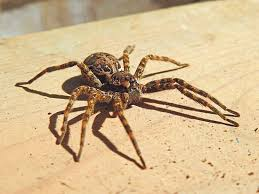
#> input picture homeworks/HW03/seminars/S02/data/img.jpg, 259 x 194 px
$ jupyter execute --allow-errors S02-extra-03-image-basics.ipynb   (older library calls are emulated)
#> lines starting #> are read from the running program, lines starting #| are printed output that depends on the picture
# Обработка изображений

Примерно 80% всей осознанной информации человек получает через глаза. Мы __видим__ и запоминаем окружающий мир, разные объекты в нем.  Компьютер отличается от человека, но ему тоже надо как-то хранить и обрабатывать то, что мы видим. Для этого в компьютерах используются __изображения__. Люди придумали много способов (форматов) для хранения изображений, но самый распространенный среди них это RGB-представление.

Для компьютера изображение представляется как набор из __трех__ числовых матриц одинакового размера. Одна отвечает за красный цвет R (red), другая за зеленый G (green)  и третья за синий B (blue).

А как же другие цвета? Этого достаточно. Наш глаз не совершенен, его легко обмануть. Если поместить три источника света - красного, зеленого и синего - очень близко друг к другу, то мы не заметим эти отдельные цвета, а будем видеть один цвет, который зависит от того, в каком соотношении между собой сила света от трех источников. Если они светятся одинаково сильно и максимально ярко - мы увидим белый цвет. Если недостаточно ярко - серый. Если красный и зеленый светятся одинаково сильно и максимально ярко, а синий вообще не светится - мы увидим желтый цвет. Все цвета, доступные глазу, можно получить изменяя яркость свечения этих трех источников - красного, зеленого, синего. Чтобы это сработало источники света должны быть близко друг к другу, посмотрите через лупу на ваш монитор, увидите там много-много таких маленьких, близких источников света (форма и расположение их могут быть разными, главное что они маленькие и близко расположены).

Итак, изображение это набор матриц, отвечающих за силу света трех источников RGB.

Принято, что силу света (значение в матрице) каждого *пикселя* - элемента матрицы - указывают в целых числах от 0 до 255. Часто также используется представление значений в дробном виде в диапазоне (0, 1), если потребуется, мы это отдельно укажем. Всего в таком представлении можно сделать 256 * 256 * 256 = 16 777 216 разных цветов, чего для человека предостаточно.

Если изображение не цветное, а серое, то все три матрицы будут одинаковыми и достаточно хранить и обрабатывать лишь одну из них.

Сегодня мы будем учиться работать с изображениями. В питоне это можно сделать при помощи разных библиотек. Для начала научимся использовать ту, что считается стандартной.

## 1. Библиотека `PIL` (Python Imaging Library)

Библиотека [`PIL`](https://pillow.readthedocs.io/en/stable/)  (Pillow) предназначена для работы с изображениями, предоставляет множество удобных функций для работы с ними.  Документация

Модуль `Image` этой библиотеки позволяет открывать, обрабатывать и отображать изображения.

Для открытия (чтения с диска) изображения используем команду `open()`, которой указываем путь и название файла.

```img = Image.open('path/to/file.png')```

Отобразить изображение в отдельном окне можно с помощью команды `show()`

*Из-за особенностей работы Jupyter Notebook работа не продолжится, пока вы не закроете окно с изображением.* Если это раздражает - закомментируйте строчки с вызовом функции `.show()`

Подключим библиотеку, откроем изображение и отобразим его.

[cell 1]
from pathlib import Path

data_dir = Path('..') / 'data'

[cell 2]
from PIL import Image # подключим библиотеку

image = Image.open(data_dir / 'img.jpg') # откроем изображение
#> image is the input picture: PIL image 259x194 RGB; mean R, G, B 210.2, 183.9, 143.3
image.show() # отобразим в отдельном окне !!!! НЕ ЗАБУДЬТЕ ЗАКРЫТЬ ОКНО ЧТОБЫ ПРОДОЛЖИТЬ !!!
image # отобразим в ноутбуке

__Разделим__ изображение на 3 части (их еще называют цветовыми каналами), отвечающие за RGB цвета с помощью команды `split()`. Получим три серых изображения.

[cell 3]
r, g, b = image.split()
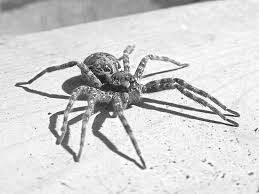
#> r: PIL image 259x194 L; min 8, max 255, mean 210.2
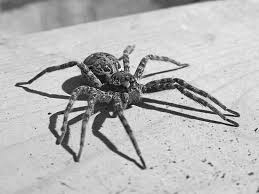
#> g: PIL image 259x194 L; min 0, max 252, mean 183.9
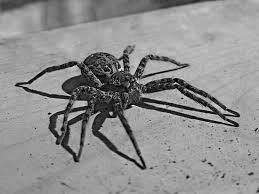
#> b: PIL image 259x194 L; min 0, max 234, mean 143.3

[cell 4]
# Красный канал
r.show()
r

[cell 5]
# Зеленый канал
g.show()
g

[cell 6]
# Синий канал
b.show()
b

Посчитать __гистограмму__ цветов, т.е. сколько пикселей каждого значения (помним что всего возможно 256 разных значений) присутствует в изображении можно командой `histogram()`. Она считает гистограмму отдельно для каждого канала R, G и B. Гистограмма бывает полезной для корректирования цветов.

[cell 7]
histogram = image.histogram()
#> histogram = 768 values, max 2191 at index 236, min 0 at index 0, mean 196.3
print(len(histogram)) # 768 = 3*256 элементов
#| 768
histogram # раскомментируйте, если хотите посмотреть на сами числа
#> Out has the same summary as histogram

__Узнать информацию__ об изображении, если она есть, можно командой  `_getexif()`

[cell 8]
exif = image._getexif() # информация об изображении

Можно __обрезать__ изображение командой `crop()`.

Нужно открыть изображение, после чего вызвать метод `crop()`. Передаем координаты (x,y) углов окошка, которым будем обрезать (x1, y1, x2, y2).

В Pillow первый пиксель (номер 0) расположен верху слева. С увеличением значения x идет смещение вправо. С увеличением значения y идет смещение вниз. Последний пиксель - это правый нижний.

__Сохранить__ изображение можно командой `save()`

[cell 9]
from PIL import Image #

image = Image.open(data_dir / 'img.jpg') # откроем
cropped = image.crop((70, 80, 150, 140)) # обрежем по заданным координатам
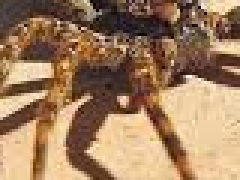
#> cropped: PIL image 80x60 RGB (shown 3 times larger); mean R, G, B 160.1, 126, 94.7
cropped.save('img_crop.png') # сохраним
cropped.show() # отобразим
cropped # отобразим

Для быстрого получения нужных координат можно использовать Gimp или Photoshop. Он поможет определить координаты для следующего среза.

__Поворот__ изображения можно сделать командой `rotate()` который возвращает повернутую на заданное число градусов копию изображения.

Конечно, все действия с изображениями можно выполнять только если они открыты, а если вдруг не открылось (нет файла, нет прав доступа...)? Надо проверять результат команды открытия. Если она не может открыть файл, то вернет ошибку IOError (ошибка ввода-вывода из модуля `sys`). Мы можем перехватить эту ошибку с помощью блока
```
try:
...
except
...
```

и если ошибка вдруг произошла, то сделать что-то, сообщить пользователю, корректно выйти из программы. Если мы не предпримем действий, то наша программа просто завершится с ошибкой.

Для Jupyter Notebook это не так важно, он интерактивный и сообщит об ошибке, которую мы можем сразу же исправить. Но если мы пишем отдельную программу, то это нужно учитывать.

[cell 10]
from PIL import Image #
import sys # подключим модуль sys для  команды выхода

try:
    img = Image.open(data_dir / "img.jpg") # выполняем команду открытия внутри блока try, ошибка, если возникнет, будет перехвачена
except IOError: # тип перехватываемой ошибки
    print("Unable to load image") # напечатаем сообщение пользователю о том что произошла ошибка
    sys.exit(1) # и выйдем из программы

# Если же все хорошо, то будут выполняться другие команды
rotated = img.rotate(120) # поворот на заданный угол (в градусах)
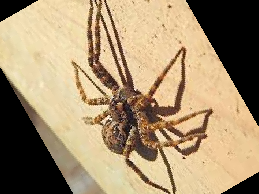
#> rotated: PIL image 259x194 RGB; mean R, G, B 166.4, 144.6, 112.4
rotated.save(data_dir / 'img_rotated.jpg') # сохранение повернутого изображения
rotated.show() # отображение
rotated # отображение

### Загрузка изображения из URL в Pillow

Часто есть необходимость работать с изображением, не хранящееся на компьютере локально, а находящимися в интернет.

Будем использовать библиотеку `requests` для работы с URL и связи с ним. Библиотека позволяет посылать запросы на сервер и получать ответы от него.

Чтобы указать в каком виде данные получить для изображения указываем `raw` - в чистом виде без всяких модификаций.

Если все хорошо и изображение загружено, то откроем его, и будем обрабатывать дальше.

Давайте загрузим изображение через его URL и сохраним его на диск.

Создаем запрос на загрузку, данные (картинка) загружается в память объекта `resp`,
мы ее открываем как будто это файл, и сохраняем.

Операции, которые могут дать ошибку выполняем в блоке `try`.

[cell 11]
from PIL import Image #
import requests # подключим библиотеку requests
import sys # подключим модуль sys для команды выхода

url = 'https://upload.wikimedia.org/wikipedia/ru/d/dc/Melfal.jpg' # Адрес URL с картинкой
headers = {"User-Agent": "Mozilla/5.0 (Windows NT 10.0; Win64; x64)"}
#> (the rest of this cell did not finish here and is left out)

### Рисование в Pillow

У Pillow есть базовые возможности для создания 2D графики. Модуль `ImageDraw` предоставляет простую 2D графику для объектов `Image`. Мы можем создавать новые изображения, аннотации к ним, ретушировать существующие фото, а также генерировать графику для веб.

Для примера создадим новое изображение, на котором нарисован голубой прямоугольник поверх белого фона.

Команда `new()` создает новое изображение, у которого режим «RGBA», размер 200х200 и белый фон.

RGBA это тот же RGB, но добавлен еще канал прозрачности изображения, показывающий будет ли просвечивать другое изображение, которое уже было на месте нашего рисования. Это бывает полезно при наложении нескольких изображений друг на друга.

Для этого изображения создается объект ImageDraw который будет привязан к изображению. Теперь на нем можно что-то нарисовать. Представить можно так: мы взяли изображение и наложили на него прозрачную кальку, на которой теперь можем рисовать.

С помощью метода `rectangle()` на изображении нарисуем синий прямоугольник указав координаты его углов и цвет, а потом с помощью метода `ellipse()` добавим желтый эллипс, указав координаты углов прямоугольника, в который он вписан и цвет.

Сохраним и отобразим полученное изображение.

[cell 12]
from PIL import Image, ImageDraw

# Создаем изображение - белый квадрат
img = Image.new('RGBA', (200, 200), 'black')  #
idraw = ImageDraw.Draw(img) # создаем объект в котором будем рисовать, пока пустой.

idraw.rectangle((10, 10, 100, 100), fill='blue') # добавляем синий прямоугольник
idraw.ellipse((20, 20, 90, 90), fill='yellow') # добавляем желтый эллипс

img.save(data_dir / 'rectangle.png') # сохраняем
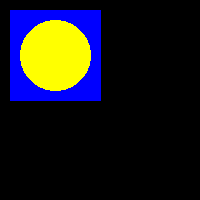
#> saved as rectangle.png: PIL image 200x200 RGBA; mean R, G, B, A 25.1, 25.1, 27.7, 255
img.show() # отображаем
img # отображаем

Используя такую "кальку" - объекты ImageDraw, мы можем добавлять на изображение разные фигуры (линии, точки, полигоны...), смотри документацию.

Можем добавлять и __текст__.

С помощью метода `text()` мы добавляем текст на изображение.
Ему мы указываем координаты верхнего левого угла, где текст будет расположен, сам текст, который хотим добавить и шрифт, которым текст будет отображен.

Эти аргументы нужно создать заранее, для задания шрифта используем модуль `ImageFont` (не забудем его подключить) и его метод `truetype()` , где указываем название шрифта, его размер.  По умолчанию цвет шрифта белый.

Шрифты truetype хранятся в файлах .ttf . Если на вашем компьютере нет какого-то шрифта, то его всегда можно добавить таким файлом. Мы загрузили шрифт arial в файле arial.ttf

Попробуйте поменять надпись, ее положение.

[cell 13]
from PIL import Image, ImageDraw, ImageFont # подключаем все библиотеки, не забудем про ImageFont
import sys #

try:
    img = Image.open(data_dir / "img.jpg") # пытаемся открыть изображение
except:
    print("Unable to load image") # не смогли? Сообщаем пользователю
    sys.exit(1) # и выходим

idraw = ImageDraw.Draw(img) # Создаем объект "кальку" для рисования.
text = "Om-nom-nom" # Текст который хотим наложить

font = ImageFont.truetype(data_dir / "arial.ttf", size=18) # Задаем шрифт текста

idraw.text((10, 10), text, font=font) # Накладываем

img.save(data_dir / 'img_watermarked.png') # сохраняем
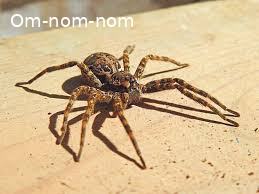
#> saved as img_watermarked.png: PIL image 259x194 RGB; mean R, G, B 210.8, 184.6, 144.2
img.show() # отображаем
img # отображаем

## Фильтры

Pillow позволяет использовать множество различных фильтров - способов обработки -  изображения. Они являются частью модуля `ImageFilter`.

Фильтры в модуле:

 Название фильтра | Значение
 :--- | :---
    BLUR | размытие
    CONTOUR | выделение контуров
    DETAIL | детальность
    EDGE_ENHANCE | очерчивание
    EDGE_ENHANCE_MORE | очерчивание
    EMBOSS | выдавливание
    FIND_EDGES | контур
    SHARPEN | увеличение резкости
    SMOOTH | сглаживание
    SMOOTH_MORE |сглаживание

Давайте рассмотрим несколько примеров использования метода `filter()`, другие изучайте самостоятельно по документации.

__Размытие__ (blur)

Сделаем изображение размытым. Используя метод `filter()` указываем ему какой именно фильтр применить. `ImageFilter.BLUR` - размытие.

[cell 14]
image

#> (a cell that did not finish here is left out)

__Увеличение резкости__  : `ImageFilter.SHARPEN`

[cell 16]
image = Image.open(data_dir / 'img.jpg')# открываем
#> (the rest of this cell did not finish here and is left out)

__Выделение контура__  : `ImageFilter.CONTOUR`

[cell 17]
image = Image.open(data_dir / 'img.jpg')# открываем
#> (the rest of this cell did not finish here and is left out)

Попробуйте самостоятельно применить другие фильтры, посмотрите на результат.

__Изменение размеров__

Метод  `resize()` позволяет изменить размер изображения.
Указываем ему новый размер и тип фильтра, который будет использован для этого.

Фильтры могут быть разными:

Название |	Качество уменьшения |	Качество увеличения | Производительность
 :--- | :--- | :--- | :---
NEAREST  |	| |	  	⭐⭐⭐⭐⭐
BOX 	| ⭐ |	|  	⭐⭐⭐⭐
BILINEAR |	⭐ |	⭐ |	⭐⭐⭐
HAMMING |	⭐⭐| | 	⭐⭐⭐
BICUBIC |	⭐⭐⭐ |	⭐⭐⭐ |	⭐⭐
LANCZOS |	⭐⭐⭐⭐ |	⭐⭐⭐⭐ |	⭐

Попробуйте выполнить разными фильтрами и сравните результаты.

[cell 18]
img.size
#> Out = (259, 194)

[cell 19]
from PIL import Image

# Меняем размер изображения на новый.
img = Image.open(data_dir / "img.jpg") #
print(img.size)
#| (259, 194)
img = img.resize((100, 50), Image.LANCZOS) # указываем новый размер и тип фильтра
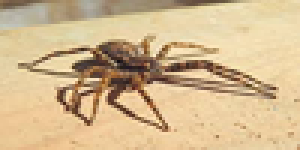
#> img: PIL image 100x50 RGB (shown 3 times larger); mean R, G, B 210.2, 183.9, 143.3
print(img.size)
#| (100, 50)
img.show() #
img #

[cell 20]
from PIL import Image

img = Image.open(data_dir / "img.jpg") # открываем
width, height = img.size # узнаем ширину и высоту этого изображения
#> width = 259; height = 194
print(width, height)
#| 259 194
new_width  = 680 # зададим новую ширину
new_height = int(new_width * height / width) # пересчитаем какая должна быть новая высота, чтобы не изменилось отношение сторон. Высота - целое число, поэтому int
#> new_height = 509

img = img.resize((new_width, new_height), Image.LANCZOS) # переделаем размеры
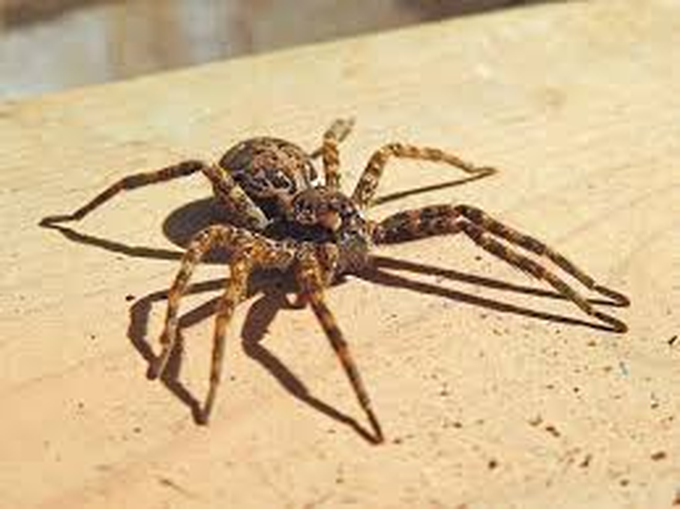
#> img: PIL image 680x509 RGB; mean R, G, B 210.2, 183.9, 143.3
img.show() #

width, height = img.size # узнаем ширину и высоту нового изображения
#> width = 680; height = 509
print(width, height)
#| 680 509
img #

[cell 21]
from PIL import Image

img = Image.open(data_dir / "img.jpg")
width, height = img.size
#> width = 259; height = 194
print(width, height)
#| 259 194
new_height = 680 # Новая высота
new_width  = int(new_height * width / height) # посчитаем какая должна быть ширина, чтоб сохранить отношение сторон
#> new_width = 907

#img = img.resize((new_width, new_height), Image.ANTIALIAS) # устарело
img = img.resize((new_width, new_height), Image.NEAREST)
#> img: PIL image 907x680 RGB
width, height = img.size
#> width = 907; height = 680
print(width, height)
#| 907 680
img.show()
img
